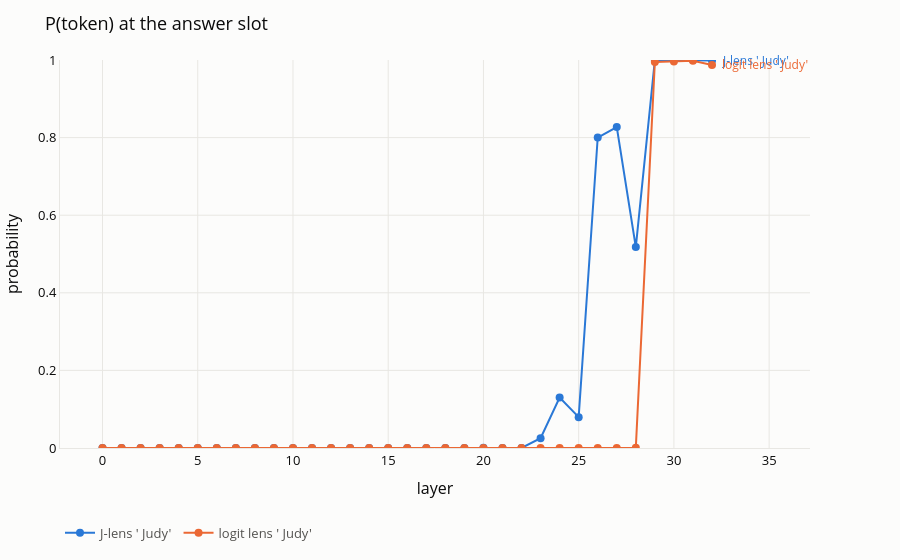

This figure's notebook cell:
### Markdown cell above
## 1. Smoke test — the Judy prompt

01's V1 prompt, verbatim, through the imported `Reader` rather than through 07's inline
copy. `" Judy"` is a name sitting in plain sight two clauses back: **copy, not compute**,
the easiest thing this lens will ever be asked to do.

Its only job is attribution. If Judy reads and section 5 does not, the instrument works
and section 5 found something. If Judy does not read, the lens or the wrapper is broken
and nothing below means anything.

### Code cell
JUDY = "Jake and Judy were talking to each other. Jake then handed his toy to"

judy_out = reader.probe(JUDY, tokens=" Judy")
judy_layers = reader.hits(JUDY, " Judy", probs=judy_out)
print(f"\n' Judy' in the J-lens top-5 at layers: {judy_layers or 'never'}")

if not [l for l in judy_layers if l >= reader.n_layers // 2]:
    print("!! the lens cannot read the easiest prompt there is. Check the lens file "
          "and reader.layers before trusting anything below.")

### Figure 1 — Plotly figure (JSON) as saved in the notebook; plotly's stock layout.template omitted (floating-point values rounded to 4 significant figures)
{"data": [{"hovertemplate": "J-lens ' Judy'<br>layer %{x}<br>%{y:.3f}<extra></extra>", "line": {"color": "#2a78d6", "width": 2}, "marker": {"color": "#2a78d6", "size": 8}, "mode": "lines+markers", "name": "J-lens ' Judy'", "type": "scatter", "x": [0, 1, 2, 3, 4, 5, 6, 7, 8, 9, 10, 11, 12, 13, 14, 15, 16, 17, 18, 19, 20, 21, 22, 23, 24, 25, 26, 27, 28, 29, 30, 31, 32], "y": [6.303e-22, 1.336e-16, 2.158e-17, 2.33e-21, 3.697e-21, 1.97e-24, 3.846e-17, 2.047e-16, 4.159e-17, 1.435e-14, 1.229e-17, 1.053e-20, 1.242e-16, 1.916e-10, 7.99e-06, 7.514e-06, 1.967e-05, 2.488e-06, 2.737e-06, 1.614e-05, 0.0004068, 0.0001041, 9.711e-05, 0.02513, 0.1299, 0.07956, 0.8002, 0.8273, 0.5179, 0.9999, 0.9998, 0.9997, 0.9988]}, {"hovertemplate": "logit lens ' Judy'<br>layer %{x}<br>%{y:.3f}<extra></extra>", "line": {"color": "#eb6834", "width": 2}, "marker": {"color": "#eb6834", "size": 8}, "mode": "lines+markers", "name": "logit lens ' Judy'", "type": "scatter", "x": [0, 1, 2, 3, 4, 5, 6, 7, 8, 9, 10, 11, 12, 13, 14, 15, 16, 17, 18, 19, 20, 21, 22, 23, 24, 25, 26, 27, 28, 29, 30, 31, 32], "y": [2.719e-43, 4.204e-45, 2.973e-35, 8.842e-25, 1.33e-14, 2.631e-13, 1.434e-11, 4.738e-09, 3.11e-07, 4.034e-07, 9.275e-07, 1.11e-06, 1.397e-06, 2.092e-06, 2.395e-06, 2.093e-06, 3.347e-06, 2.592e-06, 4.296e-06, 4.484e-06, 2.035e-06, 1.033e-06, 2.809e-08, 8.796e-07, 2.359e-05, 1.888e-06, 0.0002144, 0.0003113, 0.0007705, 0.995, 0.9964, 0.9979, 0.9873]}], "layout": {"annotations": [{"font": {"color": "#2a78d6", "size": 12}, "showarrow": false, "text": "J-lens ' Judy'", "x": 32, "xanchor": "left", "xshift": 8, "y": 0.9988}, {"font": {"color": "#eb6834", "size": 12}, "showarrow": false, "text": "logit lens ' Judy'", "x": 32, "xanchor": "left", "xshift": 8, "y": 0.9873}], "font": {"color": "#0b0b0b", "size": 13}, "legend": {"font": {"color": "#52514e"}, "orientation": "h", "x": 0, "y": -0.18}, "margin": {"b": 50, "l": 60, "r": 90, "t": 60}, "paper_bgcolor": "#fcfcfb", "plot_bgcolor": "#fcfcfb", "title": {"text": "P(token) at the answer slot"}, "xaxis": {"gridcolor": "#e8e7e3", "linecolor": "#e8e7e3", "title": {"text": "layer"}, "zeroline": false}, "yaxis": {"gridcolor": "#e8e7e3", "linecolor": "#e8e7e3", "range": [0, 1], "title": {"text": "probability"}, "zeroline": false}}}
